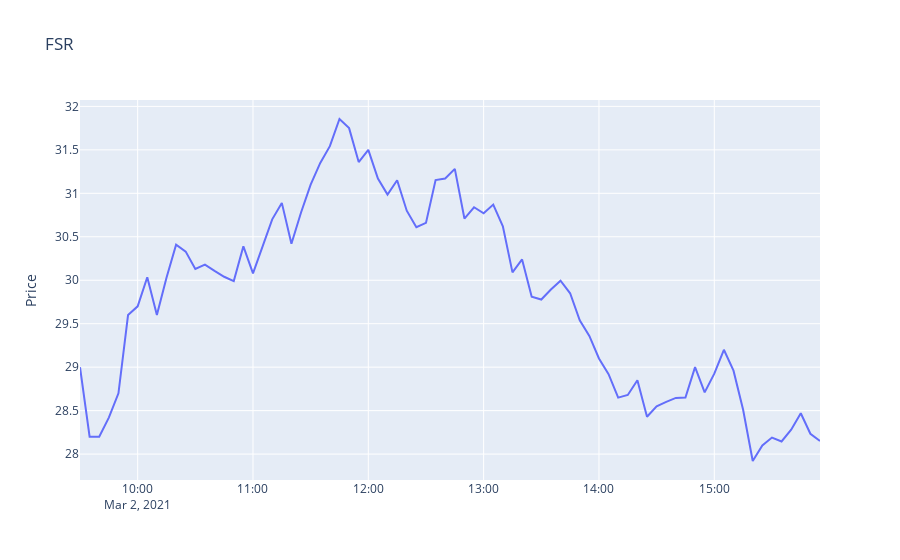

The notebook cell saved with this chart:
### Code cell
ticker_obj = yf.Ticker('FSR')
ticker_hist = ticker_obj.history(start = '2021-03-02', end = '2021-03-03', interval = '5m')

closing_prices = ticker_hist['Close']

fig = go.Figure()
fig.add_trace(go.Scatter(x = ticker_hist.index, y = closing_prices, mode = 'lines', name = 'Close'))



fig.update_layout(title = 'FSR', yaxis_title = 'Price')


fig.show()
